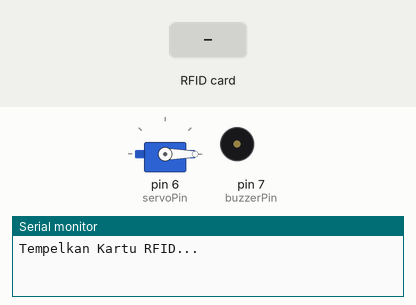
A sketch run on a simulated Arduino Uno, built with avr-gcc and run on an emulated ATmega328P. On the bench: servo, buzzer (waves = sounding, pin HIGH), the last lines printed to the serial monitor. Inputs (shaded band) come from the test bench. Pins used as bus, display or sensor lines are not drawn.

Above: at 1.2 s.
1.3 s: RFID card DE AD BE EF held to the reader
At 1.6 s:
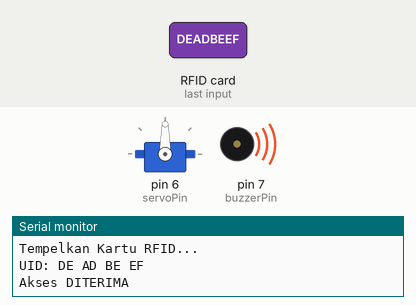
4.3 s: RFID card 5E 7A 19 C4 held to the reader
At 4.41 s:
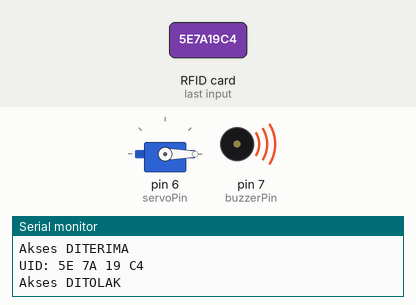
Timing chart, 0 to 7.3 s (numbered marks = the images above; inputs shaded):
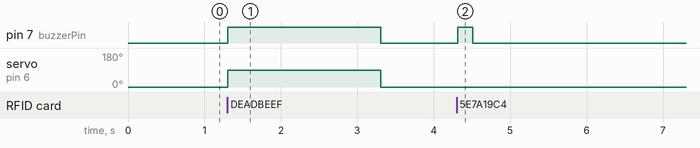

The sketch:

gate-system-rfid.ino
```cpp
#include <SPI.h>
#include <MFRC522.h>
#include <Servo.h>

#define SS_PIN 10
#define RST_PIN 9

MFRC522 rfid(SS_PIN, RST_PIN);
Servo gateServo;

// pin
int servoPin = 6;
int buzzerPin = 7;

// UID kartu yang diizinkan (contoh)
byte allowedUID[4] = {0xDE, 0xAD, 0xBE, 0xEF};

void setup() {
  Serial.begin(9600);

  SPI.begin();
  rfid.PCD_Init();

  gateServo.attach(servoPin);
  pinMode(buzzerPin, OUTPUT);

  // posisi awal portal (tutup)
  gateServo.write(0);

  Serial.println("Tempelkan Kartu RFID...");
}

void loop() {
  // cek apakah ada kartu
  if (!rfid.PICC_IsNewCardPresent()) return;
  if (!rfid.PICC_ReadCardSerial()) return;

  Serial.print("UID: ");
  bool akses = true;

  // bandingkan UID
  for (byte i = 0; i < 4; i++) {
    Serial.print(rfid.uid.uidByte[i], HEX);
    Serial.print(" ");
    if (rfid.uid.uidByte[i] != allowedUID[i]) {
      akses = false;
    }
  }
  Serial.println();

  if (akses) {
    Serial.println("Akses DITERIMA");

    digitalWrite(buzzerPin, HIGH);
    gateServo.write(90);   // buka portal
    delay(2000);

    digitalWrite(buzzerPin, LOW);
    gateServo.write(0);    // tutup portal
  } else {
    Serial.println("Akses DITOLAK");

    // bunyi buzzer error
    digitalWrite(buzzerPin, HIGH);
    delay(200);
    digitalWrite(buzzerPin, LOW);
  }

  // hentikan komunikasi kartu
  rfid.PICC_HaltA();
  rfid.PCD_StopCrypto1();
}
```

Measured:
- after the input at 1.3 s, pin 7 (buzzerPin): LOW → HIGH at once, → LOW 2.0 s later; servo on pin 6 (servoPin): 0° → 90° at once, → 0° 2.0 s later
- after the input at 4.3 s, pin 7 (buzzerPin): LOW → HIGH at once, → LOW 0.20 s later
